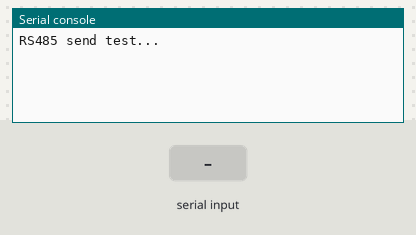
Recording of a program running on a simulated Raspberry Pi Pico running MicroPython. On the bench: the last lines printed to the serial console. The inputs (shaded band) are chosen by the test bench.

Above: at 1.3 s.
1.4 s: "1\n" received over the second serial link
At 2.6 s:
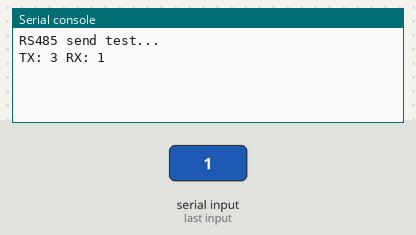
3.1 s: "0\n" received over the second serial link
At 3.7 s:
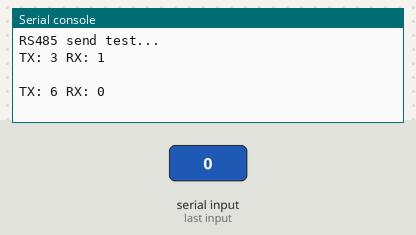
4.6 s: "2\n" received over the second serial link
At 4.9 s:
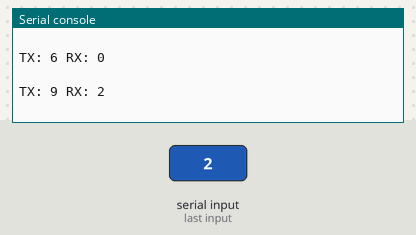

The program:

PM-RS485-001.py
```python
# Example using PIO to drive a Isolated GPIO.
# ProMake RPI PICO, Slot 3
# RS485 V1.1
'''
 ##@name：		RS485_send.py
 ##@auther:		waveshare team
 ##@info:		This code has configured a serial port of Pico to connect to our PICO-2CH-RS485,
			which will continuously emit an incremental data.
'''
from machine import UART, Pin
import time


uart0 = UART(0, baudrate=115200, tx=Pin(0), rx=Pin(1))
uart1 = UART(1, baudrate=115200, tx=Pin(8), rx=Pin(9))

RX_DIR = machine.Pin(19 , machine.Pin.OUT , machine.Pin.PULL_UP) # Isolated Output-1
TX_DIR = machine.Pin(5 , machine.Pin.OUT , machine.Pin.PULL_UP) # Isolated Output-1
TX_DIR.value(1)
RX_DIR.value(0)

a=0
txData = b'RS485 send test...\r\n'
uart0.write(txData)
print('RS485 send test...')
time.sleep(0.1)


while True:
    a=a+1
    time.sleep(0.5)
    uart0.write("{}\r\n".format(a))

    rxData = bytes()
    while uart1.any() > 0:
        rxData = uart1.read()
        try:
            print('TX:',a,'RX:',rxData.decode('utf_8'))
        except OSError:
            print("Something else went wrong")
```

Measured:
- after the input at 1.4 s, the serial console: prints a new line after 0.20 s (image 1)
- after the input at 3.1 s, the serial console: prints a new line at once (image 2)
- after the input at 4.6 s, the serial console: prints a new line at once (image 3)
